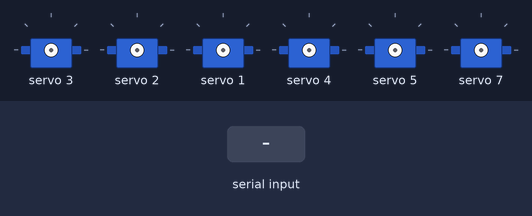
This sketch was run on a simulated Arduino Uno, built with avr-gcc and run on an emulated ATmega328P. Shown: 6 × servo. The test bench sets the inputs (shaded band). What the sketch prints to the serial monitor is not drawn.

Above: at 1.2 s.
1.3 s: byte 1 (1) received over Serial
At 3.2 s:
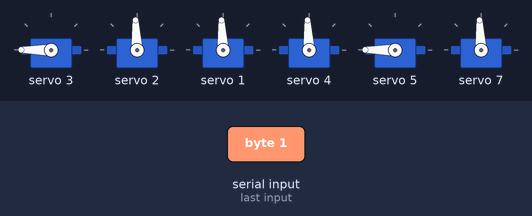
4.3 s: "1\n" received over Serial
At 6.1 s:
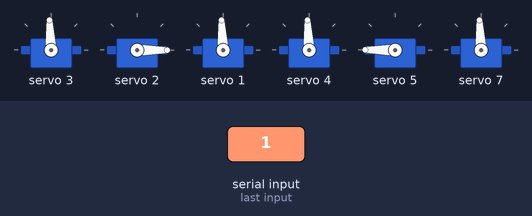
7.3 s: byte 2 (2) received over Serial
At 9.2 s:
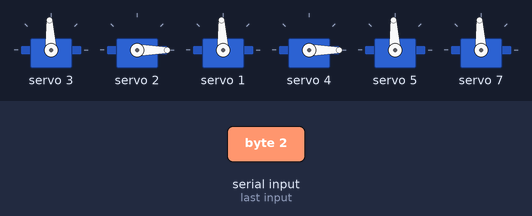
10.3 s: "0\n" received over Serial
At 12.7 s:
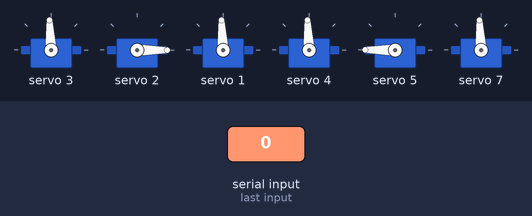
13.3 s: byte 3 (3) received over Serial
At 15.5 s:
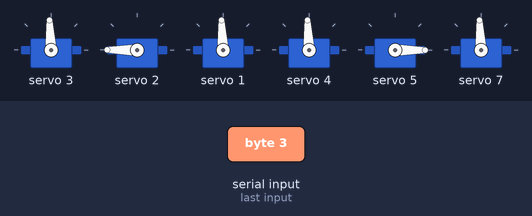
16.3 s: byte 4 (4) received over Serial
At 18.3 s:
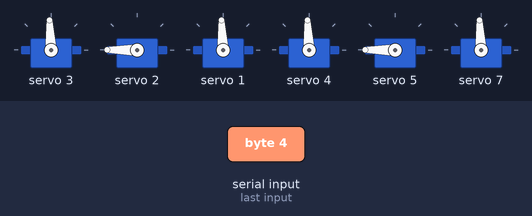
Timing chart, 0 to 19.8 s (numbered marks = the images above; inputs shaded):
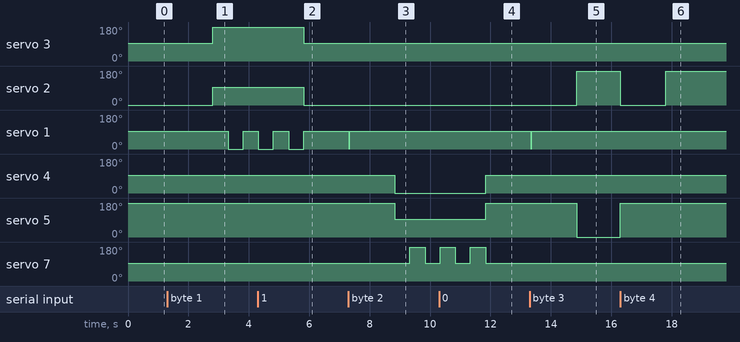

The sketch:

WoOController.ino
```cpp
// Include libraries
#include <Wire.h>
#include "PCA9685.h"
#include <SoftwareSerial.h>

PCA9685 driver;

PCA9685 pwmController(Wire);

// Linearly interpolates between standard 2.5%/12.5% phase length (102/512) for -90/+90 degrees
PCA9685_ServoEval pwmServo;

// Joints labeled proximally (top) to distally (bottom)
#define R1 3 // Right joint 1 PWM pin
#define R2 2 // Right joint 2 PWM pin
#define R3 1 // Right joint 3 PWM pin
#define L1 4 // Left joint 1 PWM pin
#define L2 5 // Left joint 2 PWM pin
#define L3 7 // Left joint 3 PWM pin

// Wheels labeled with battery packs in the front
#define rxPinR 13 // not used
#define txPinR 2 // digital pin 2 connects to smcSerial RX on the right wheel
SoftwareSerial smcSerialR = SoftwareSerial(rxPinR, txPinR);
#define rxPinL 14 // not used
#define txPinL 0 // digital pin 0 connects to smcSerial RX on the right wheel
SoftwareSerial smcSerialL = SoftwareSerial(rxPinL, txPinL);

// Initialize matlab-arduino communication variable
byte action = 0;

void setup() {
  Serial.begin(9600);
  Serial.println("Ready for Matlab-Arduino communication");

  pwmController.resetDevices(); // Resets all PCA9685 devices on i2c line
  pwmController.init();
  pwmController.setPWMFreqServo(); // 50Hz provides standard 20ms servo phase length

  // Initialize software serial objects with baud rate of 19.2 kbps
  smcSerialR.begin(19200);
  smcSerialL.begin(19200);
//  Serial.println("software serial connected");
  // The Simple Motor Controller must be running for at least 1 ms before we try to send serial
  // data, so we delay for 5ms here.
  delay(5);

  // If the Simple Motor Controller has automatic baud detection
  // enabled, we first need to send it the byte 0xAA (170 in decimal)
  // so that it can learn the baud rate.
  smcSerialR.write(0xAA);
  smcSerialL.write(0xAA);
//  Serial.println("automatic baud detection");

  // Next we need to send the Exit Safe Start command, which
  // clears the safe-start violation and lets the motor run.
  exitSafeStart();
//  Serial.println("exit Safe Start");

}

void loop() {
  // Check to see if there is data in the serial port
  if (Serial.available() > 0){
    // Read the action command sent from matlab via the serial port
    action = Serial.read();
    // Perform corresponding action
    if (action == 0){
      neutral_pose();
    } else if (action == 1){
      neutral_pose();
      delay(1500);
      wave_right();
    } else if (action == 2){
      neutral_pose();
      delay(1500);
      wave_left();
    } else if (action == 3){
      neutral_pose();
      delay(1500);
      high_five();
    } else if (action == 4){
      neutral_pose();
      delay(1500);
      high_five_right();
    } else if (action == 5){
      neutral_pose();
      delay(1500);
      high_five_left();
    } else if (action == 6){
      neutral_pose();
      delay(1500);
      mid_five();
    } else if (action == 7){
      neutral_pose();
      delay(1500);
      mid_five_right();
    } else if (action == 8){
      neutral_pose();
      delay(1500);
      mid_five_left();
    } else if (action == 9){
      neutral_pose();
      delay(1500);
      low_five();
    } else if (action == 10){
      neutral_pose();
      delay(1500);
      low_five_right();
    } else if (action == 11){
      neutral_pose();
      delay(1500);
      low_five_left();
    } else if (action == 12){
      neutral_pose();
      delay(1500);
      highright_lowleft();
    } else if (action == 13){
      neutral_pose();
      delay(1500);
      highleft_lowright();
    } else if (action == 14){
      neutral_pose();
      delay(1500);
      Forward();
      delay(1000);
      Stop();
    } else if (action == 15){
      neutral_pose();
      delay(1500);
      Reverse();
      delay(1000);
      Stop();
    } else if (action == 16){
      neutral_pose();
      delay(1500);
      Turn_Right();
      delay(2000);
      Stop();
    } else if (action == 17){
      neutral_pose();
      delay(1500);
      Turn_Left();
      delay(2000);
      Stop();
    }
  }
}


// Individual Action Functions

void neutral_right(){
  pwmController.setChannelPWM(R1,pwmServo.pwmForAngle(0));
  pwmController.setChannelPWM(R2,pwmServo.pwmForAngle(-90));
  pwmController.setChannelPWM(R3,pwmServo.pwmForAngle(0));
}

void neutral_left(){
  pwmController.setChannelPWM(L1,pwmServo.pwmForAngle(0));
  pwmController.setChannelPWM(L2,pwmServo.pwmForAngle(90));
  pwmController.setChannelPWM(L3,pwmServo.pwmForAngle(0));
}

void neutral_pose(){
  // send the SAR into a human neutral pose
  neutral_right();
  neutral_left();
  Stop();
}


void wave_left(){
// wave with the left arm, right neutral
// set other joints
pwmController.setChannelPWM(L1,pwmServo.pwmForAngle(-90));
pwmController.setChannelPWM(L2,pwmServo.pwmForAngle(0));
delay(500);
// waving motion
pwmController.setChannelPWM(L3,pwmServo.pwmForAngle(90));
delay(500);
pwmController.setChannelPWM(L3,pwmServo.pwmForAngle(0));
delay(500);
pwmController.setChannelPWM(L3,pwmServo.pwmForAngle(90));
delay(500);
pwmController.setChannelPWM(L3,pwmServo.pwmForAngle(0));
delay(500);
pwmController.setChannelPWM(L3,pwmServo.pwmForAngle(90));
delay(500);
pwmController.setChannelPWM(L3,pwmServo.pwmForAngle(0));
}

void wave_right(){
// wave with the right arm, left neutral
// set other joints
pwmController.setChannelPWM(R1,pwmServo.pwmForAngle(90));
pwmController.setChannelPWM(R2,pwmServo.pwmForAngle(0));
delay(500);
// waving motion
pwmController.setChannelPWM(R3,pwmServo.pwmForAngle(-90));
delay(500);
pwmController.setChannelPWM(R3,pwmServo.pwmForAngle(0));
delay(500);
pwmController.setChannelPWM(R3,pwmServo.pwmForAngle(-90));
delay(500);
pwmController.setChannelPWM(R3,pwmServo.pwmForAngle(0));
delay(500);
pwmController.setChannelPWM(R3,pwmServo.pwmForAngle(-90));
delay(500);
pwmController.setChannelPWM(R3,pwmServo.pwmForAngle(0));
}

void high_five_right(){
  pwmController.setChannelPWM(R1,pwmServo.pwmForAngle(0));
  pwmController.setChannelPWM(R2,pwmServo.pwmForAngle(90));
  pwmController.setChannelPWM(R3,pwmServo.pwmForAngle(0));
}

void high_five_left(){
  pwmController.setChannelPWM(L1,pwmServo.pwmForAngle(0));
  pwmController.setChannelPWM(L2,pwmServo.pwmForAngle(-90));
  pwmController.setChannelPWM(L3,pwmServo.pwmForAngle(0));
}

void high_five(){
  // double high five!
  high_five_right();
  high_five_left();
}

void low_five_right(){
  pwmController.setChannelPWM(R3,pwmServo.pwmForAngle(-90));
}
void low_five_left(){
  pwmController.setChannelPWM(L3,pwmServo.pwmForAngle(90));
}

void low_five(){
  // double low five!
  low_five_right();
  low_five_left();
}

void highleft_lowright(){
  //
  neutral_pose();
  pwmController.setChannelPWM(R3,pwmServo.pwmForAngle(-90));
  pwmController.setChannelPWM(L2,pwmServo.pwmForAngle(-90));
}

void highright_lowleft(){
  //
  neutral_pose();
  pwmController.setChannelPWM(R2,pwmServo.pwmForAngle(90));
  pwmController.setChannelPWM(L3,pwmServo.pwmForAngle(90));
}

void mid_five_right(){
   pwmController.setChannelPWM(R1,pwmServo.pwmForAngle(90));
}

void mid_five_left(){
   pwmController.setChannelPWM(L1,pwmServo.pwmForAngle(-90));

}

void mid_five(){
  mid_five_right();
  mid_five_left();
}

// Wheeled mobility functions

// required to allow motors to move
// must be called when controller restarts and after any error
void exitSafeStart()
{
  smcSerialR.write(0x83);
  smcSerialL.write(0x83);
}

// Left wheel speed controll (forward & backward)
// Speed should be a number from -3200 to 3200
void setMotorSpeed_Left(int speed)
{
  if (speed <0)
  {
    smcSerialL.write(0x86); // motor reverse command
  }
  else
  {
    smcSerialL.write(0x85); // motor forward command
  }
  smcSerialL.write(speed & 0x1F);
  smcSerialL.write(speed >> 5 & 0x7F);
}

// Right wheel speed controll (forward & backward)
// Speed should be a number from -3200 to 3200
void setMotorSpeed_Right(int speed)
{
  if (speed <0)
  {
    smcSerialR.write(0x86); // motor reverse command
  }
  else
  {
    smcSerialR.write(0x85); // motor forward command
  }
  smcSerialR.write(speed & 0x1F);
  smcSerialR.write(speed >> 5 & 0x7F);
}

void Forward(){
  setMotorSpeed_Right(2200);
  setMotorSpeed_Left(-2200);
}

void Reverse(){
  setMotorSpeed_Right(-2200);
  setMotorSpeed_Left(2200);
}

void Turn_Right(){
  setMotorSpeed_Right(-2200);
  setMotorSpeed_Left(-2200);
}

void Turn_Left(){
  setMotorSpeed_Right(2200);
  setMotorSpeed_Left(2200);
}

void Stop(){
  setMotorSpeed_Right(0);
  setMotorSpeed_Left(0);
}
```

Measured:
- after the input at 1.3 s, servo 3: 93° → 180° after 1.5 s; servo 2: 0° → 93° after 1.5 s; servo 1: 93° → 0° after 2.0 s, → 93° 0.50 s later
- after the input at 4.3 s, servo 3: 180° → 93° after 1.5 s; servo 2: 93° → 0° after 1.5 s
- after the input at 7.3 s, servo 4: 93° → 0° after 1.5 s; servo 5: 180° → 93° after 1.5 s; servo 7: 93° → 180° after 2.0 s, → 93° 0.50 s later
- after the input at 10.3 s, servo 4: 0° → 93° after 1.5 s; servo 5: 93° → 180° after 1.5 s
- after the input at 13.3 s, servo 2: 0° → 180° after 1.6 s; servo 5: 180° → 0° after 1.6 s
- after the input at 16.3 s, servo 2: 180° → 0° at once, → 180° 1.5 s later; servo 5: 0° → 180° at once
